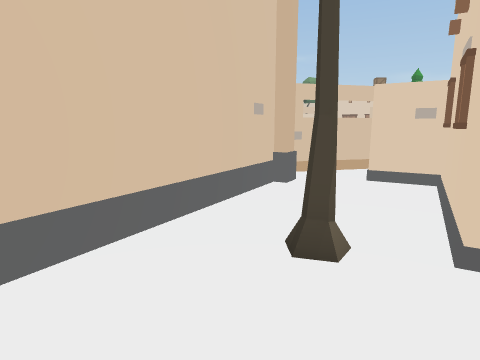
View 1 (above)

24 first-person views from a walk through a Unity game level. The camera is 1.3 m above the floor, tilts 10° down and sees 75° across. The floor is counted in squares, 1 m on a side. Each view is taken from the middle of a square. On the plan, view 1 faces up. The plan holds only what a view shows up to about 14 squares ahead; the rest is blank. The place goes on beyond the plan.

View 2
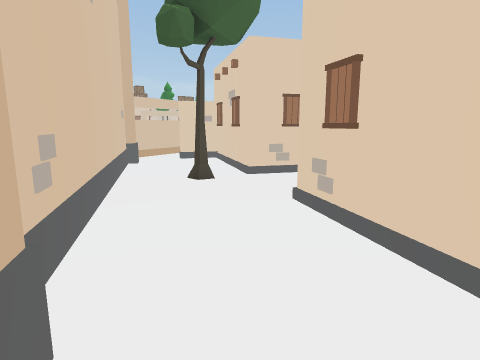

View 3
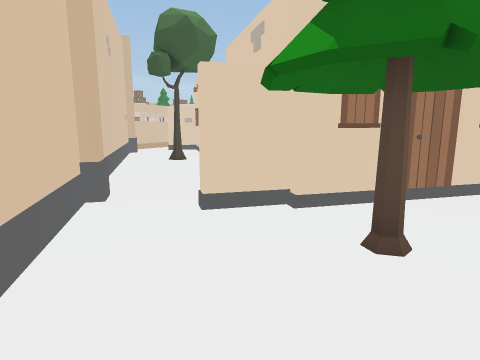

View 4
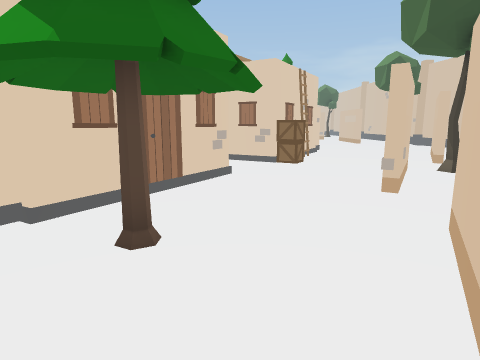

View 5
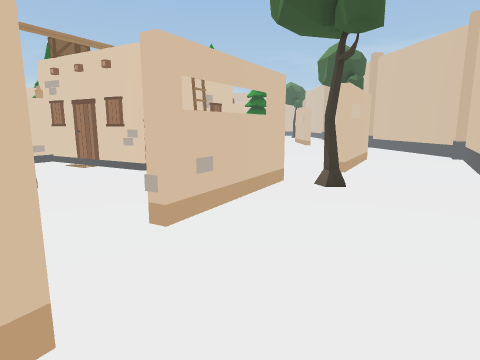

View 6
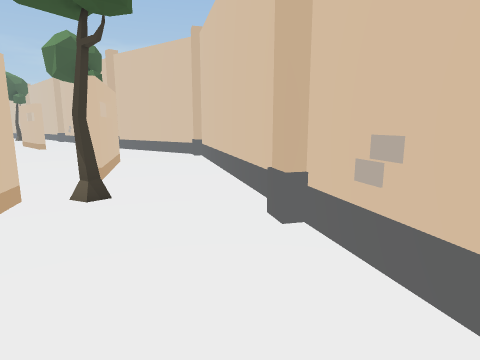

View 7
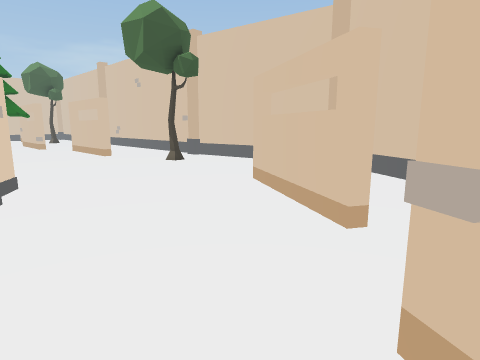

View 8
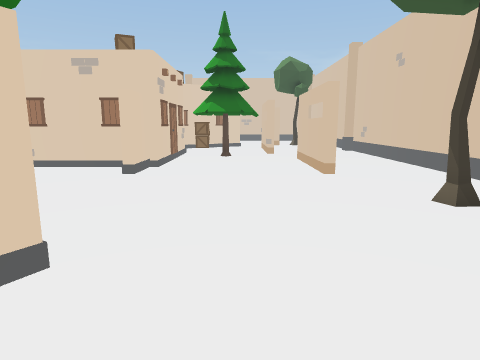

View 9
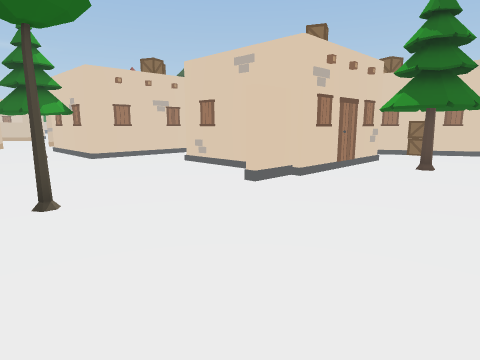

View 10
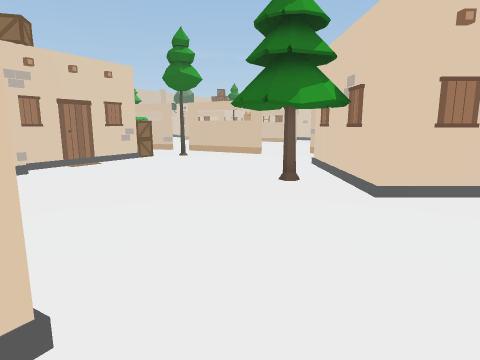

View 11
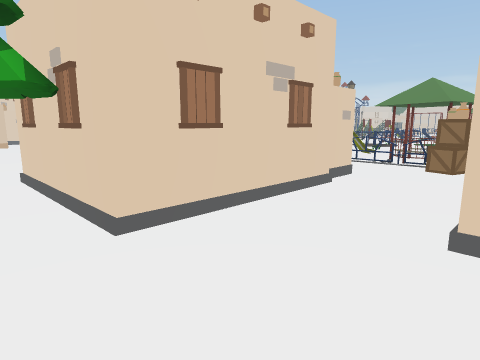

View 12
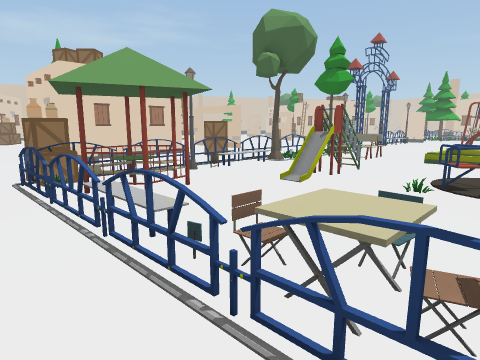

View 13
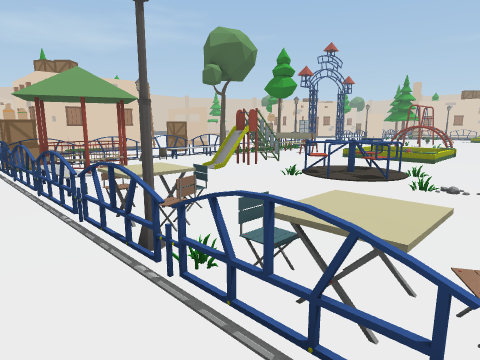

View 14
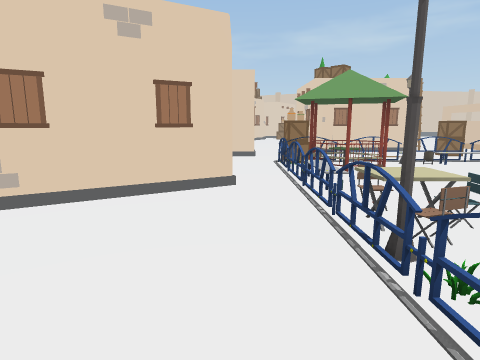

View 15
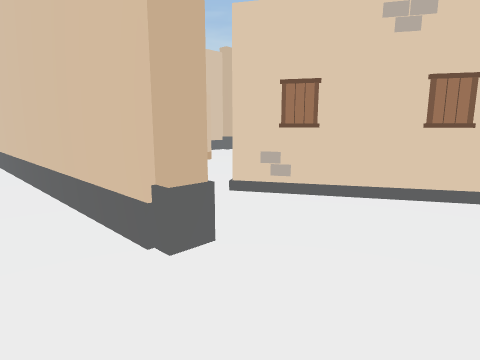

View 16
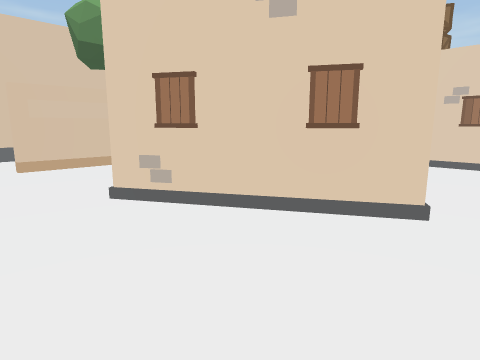

View 17
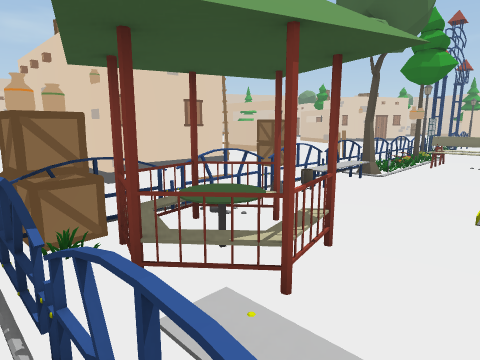

View 18
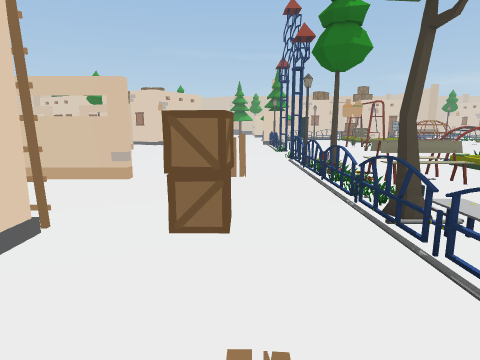

View 19
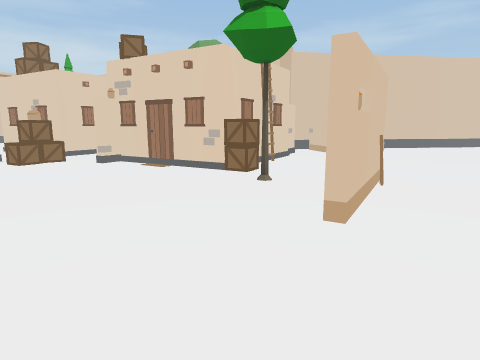

View 20
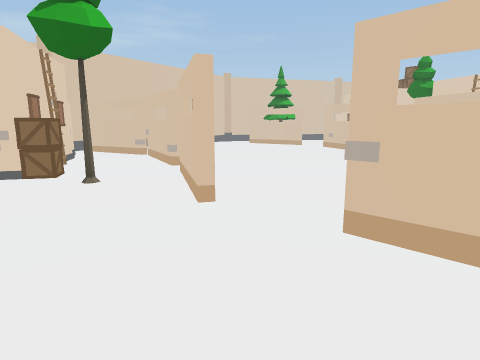

View 21
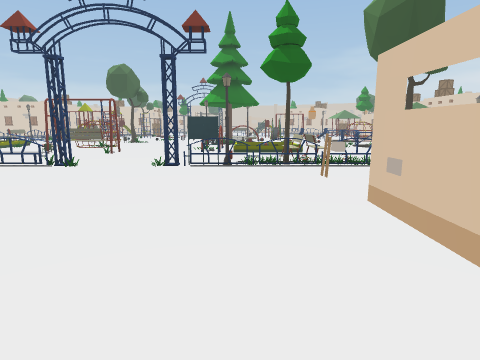

View 22
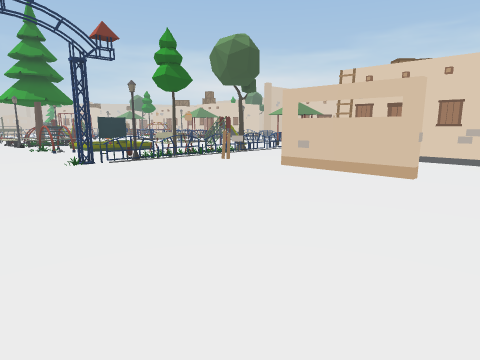

View 23
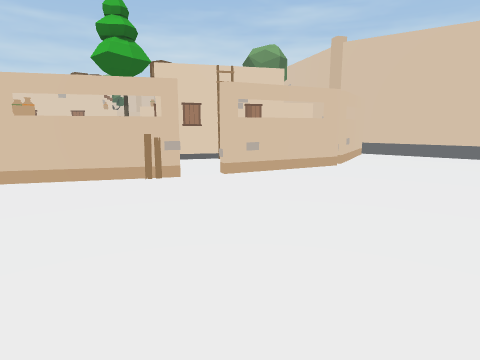

View 24
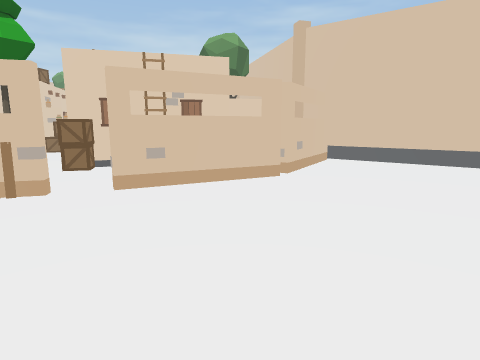

### Floor plan
Key: @ floor where view 1 was taken; # wall or solid block; x gap in a wall; . main floor; : floor 0.5 m higher than the main floor; + floor 0.75 m higher than the main floor; / step, stairs or slope; = window, fence, low wall or low ledge; ^ raised ledge; T tree; B building; A box; L lamp; R railing; E bench; C table; P plank; O other object.
Columns run from 6 left of view 1 to 36 right of it. Each row starts with its distance up from view 1.
 15           ..  ...........   ..OO....
 14        ........................O....
 13       #...............................
 12       #........................O......
 11       #........................#..../##
 10       #..#OOO#.................R..../##/.
  9        O##...##O.P............OOO.../  O.
  8        #........PO#............ROO../  /.
  7       O#..O#......###..####.POPOE.E./  /.
  6       #...####...T....O...O....ROOO.////.
  5      #....#  ##A...............OO.........
  4     ##...##   #......... ......TO.........
  3     #..Tx#   ##.......B.. ..AA.T...=....O.
  2    ##....B   #........#  ##....R...^..OO..
  1    #.....    B........#   #....R...#.OOOO.
  0   OO..@#     O........#   #....L..........
 -1   #...B    .........T.#   #....R........ .
 -2  #....#   #xAAA.....T.#####OO..ROO...... ..
 -3 ##.####   #  ..................ROO....OLO..
 -4 #...###   # .O  ..............AAOO:///+OOCO
 -5  ..T.B##   ..#   ..............A..R.R..R.R
 -6  ..T...## ..##   BB.....#    #.....B..... .
 -7 . .T........#     ......#    #.... #B.....
 -8    ........B##    ......#    #     ##......
 -9   ##.......AB#    T.....#    # ##   ##..#..
-10    #..OO.....##   .....#####B#..##   #..#..
-11   .....O# ......O...............A#    ..#.
-12     .....O.................T.....#  ....#.
-13    #.....T........................ ..... .
-14    ###.....##..............T.     ...... .
-15      ##.....###........####..     .####.#.
-16        ##................             ..#.
-17         ###........T........          . #.
-18           ##.................         . #
-19             ###..#### #######     #####
-20               ####

Where each view was taken, in squares from view 1:
view 1: 0 up, 0 right, facing up
view 2: 3 down, 4 left, facing up-right
view 3: 7 down, 6 left, facing up-right
view 4: 7 down, 6 left, facing right
view 5: 11 down, 4 left, facing right
view 6: 11 down, 3 left, facing down-right
view 7: 10 down, 3 right, facing down-right
view 8: 13 down, 8 right, facing right
view 9: 15 down, 11 right, facing up-right
view 10: 8 down, 13 right, facing up
view 11: 6 down, 14 right, facing up-right
view 12: 6 down, 33 right, facing up-left
view 13: 6 down, 36 right, facing up-left
view 14: 6 down, 36 right, facing left
view 15: 6 down, 36 right, facing down-left
view 16: 5 down, 34 right, facing down-left
view 17: 5 down, 29 right, facing up-left
view 18: 1 down, 23 right, facing up
view 19: 5 up, 18 right, facing left
view 20: 3 up, 18 right, facing up-left
view 21: 9 up, 15 right, facing right
view 22: 15 up, 14 right, facing down-right
view 23: 15 up, 15 right, facing down-left
view 24: 15 up, 12 right, facing down-left
